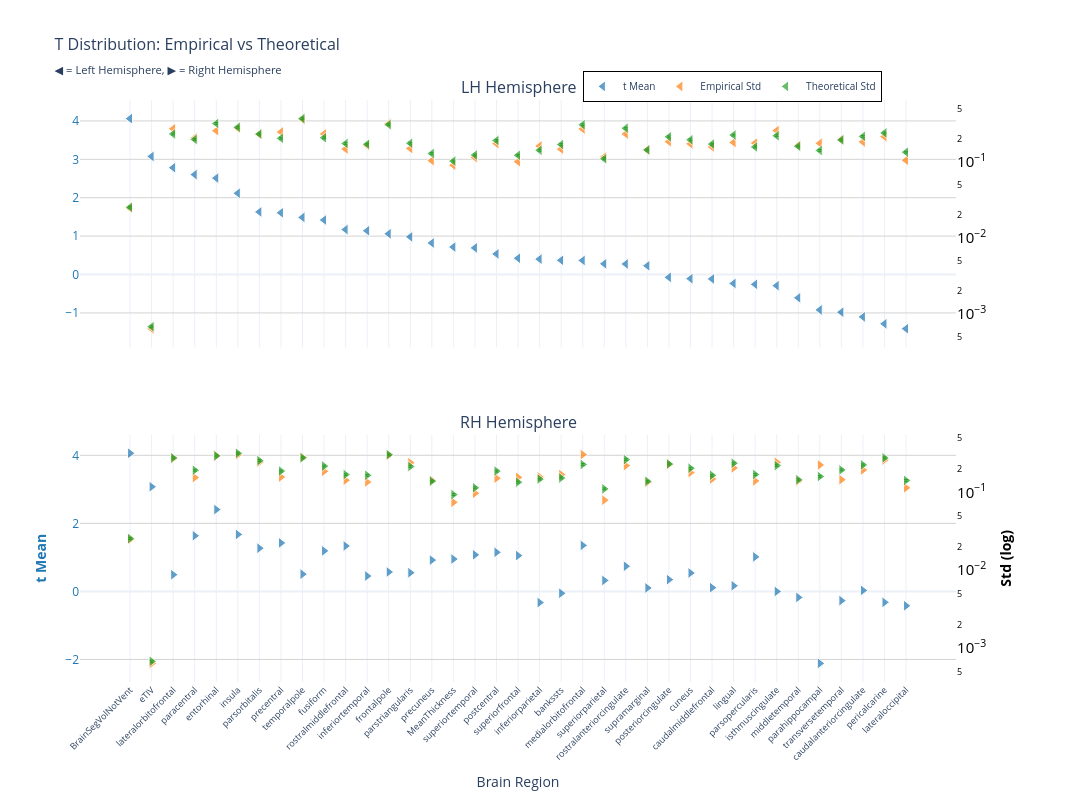
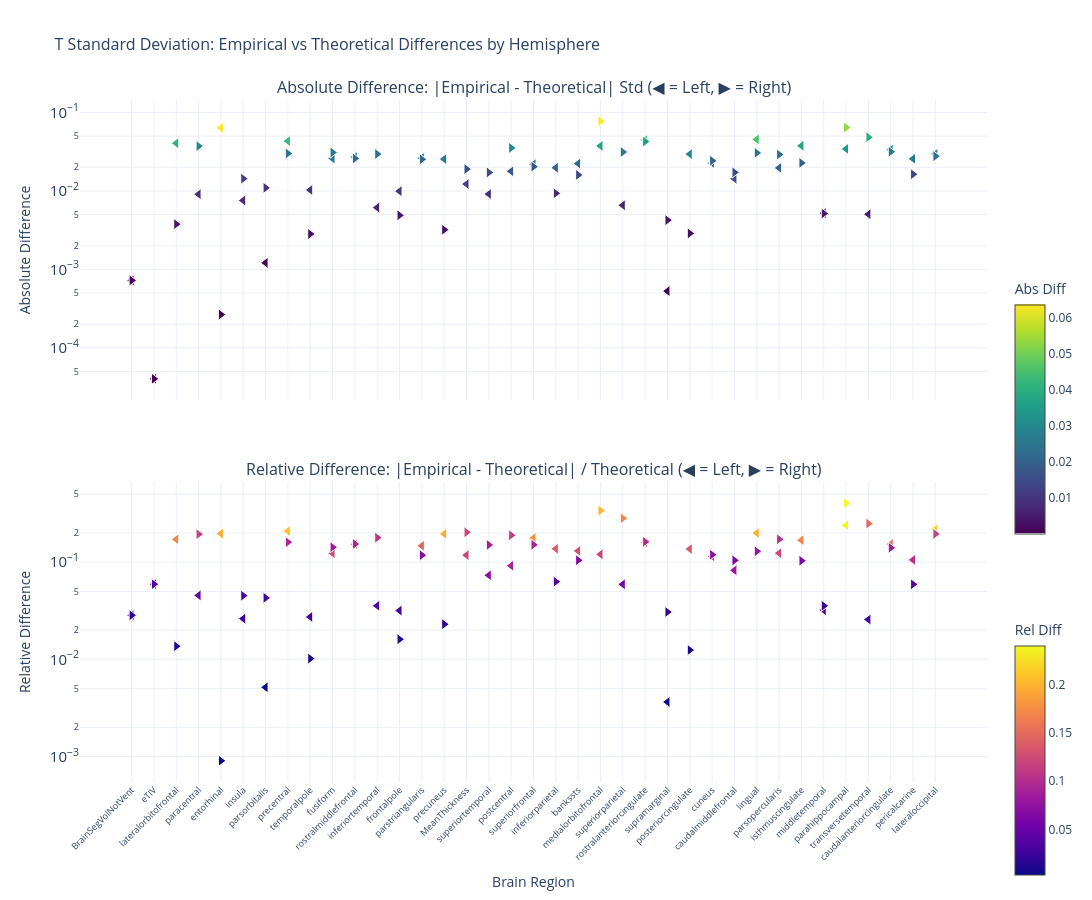

Write notebook code for charts like these, in order.
### Markdown cell above
### t-statistic

### Code cell
nu_nav = df_npvr[(df_npvr["timepoint"] == "baseline") & (df_npvr["group"] == "HC-PD")]
data_path = stats_dir / f"student_baseline_{METRIC}.parquet"
df, stats = get_test_stats(
    data_path, stat_functions_F, nu_nav, hemisphere=True, study="baseline"
)
show_figure(stats, hemisphere=True, stat_name="t", study="baseline", metric=METRIC)

### Figure 1 — Plotly figure (JSON) as saved in the notebook; plotly's stock layout.template omitted (floating-point values rounded to 4 significant figures)
{"data": [{"hovertemplate": "<b>%{x}</b><br>Mean t: %{y:.2f}<br><extra></extra>", "legendgroup": "mean", "marker": {"color": "#1f77b4", "line": {"color": "white", "width": 1}, "opacity": 0.7, "size": 10, "symbol": "triangle-left"}, "mode": "markers", "name": "t Mean", "showlegend": true, "type": "scatter", "x": ["BrainSegVolNotVent", "eTIV", "lateralorbitofrontal", "paracentral", "entorhinal", "insula", "parsorbitalis", "precentral", "temporalpole", "fusiform", "rostralmiddlefrontal", "inferiortemporal", "frontalpole", "parstriangularis", "precuneus", "MeanThickness", "superiortemporal", "postcentral", "superiorfrontal", "inferiorparietal", "bankssts", "medialorbitofrontal", "superiorparietal", "rostralanteriorcingulate", "supramarginal", "posteriorcingulate", "cuneus", "caudalmiddlefrontal", "lingual", "parsopercularis", "isthmuscingulate", "middletemporal", "parahippocampal", "transversetemporal", "caudalanteriorcingulate", "pericalcarine", "lateraloccipital"], "xaxis": "x", "y": [4.06, 3.076, 2.782, 2.602, 2.511, 2.117, 1.63, 1.607, 1.488, 1.419, 1.17, 1.14, 1.061, 0.9804, 0.8205, 0.7151, 0.6934, 0.5369, 0.4238, 0.4003, 0.3697, 0.3659, 0.2778, 0.2739, 0.2273, -0.07438, -0.1085, -0.1155, -0.2336, -0.2568, -0.2907, -0.6081, -0.9213, -0.981, -1.104, -1.284, -1.412], "yaxis": "y"}, {"hovertemplate": "<b>%{x}</b><br>Empirical Std: %{y:.3f}<br><extra></extra>", "legendgroup": "empirical", "marker": {"color": "#ff7f0e", "line": {"color": "white", "width": 1}, "opacity": 0.7, "size": 10, "symbol": "triangle-left"}, "mode": "markers", "name": "Empirical Std", "showlegend": true, "type": "scatter", "x": ["BrainSegVolNotVent", "eTIV", "lateralorbitofrontal", "paracentral", "entorhinal", "insula", "parsorbitalis", "precentral", "temporalpole", "fusiform", "rostralmiddlefrontal", "inferiortemporal", "frontalpole", "parstriangularis", "precuneus", "MeanThickness", "superiortemporal", "postcentral", "superiorfrontal", "inferiorparietal", "bankssts", "medialorbitofrontal", "superiorparietal", "rostralanteriorcingulate", "supramarginal", "posteriorcingulate", "cuneus", "caudalmiddlefrontal", "lingual", "parsopercularis", "isthmuscingulate", "middletemporal", "parahippocampal", "transversetemporal", "caudalanteriorcingulate", "pericalcarine", "lateraloccipital"], "xaxis": "x", "y": [0.02471, 0.0006372, 0.2758, 0.2084, 0.2596, 0.2803, 0.2334, 0.2497, 0.3647, 0.2354, 0.1492, 0.1659, 0.3222, 0.1514, 0.1046, 0.09108, 0.115, 0.1756, 0.1015, 0.1631, 0.1485, 0.2734, 0.1173, 0.2355, 0.1455, 0.1862, 0.1744, 0.1587, 0.182, 0.1782, 0.2607, 0.1672, 0.1771, 0.201, 0.1849, 0.2171, 0.1057], "yaxis": "y2"}, {"error_y": {"array": [0.0007126, 1.898e-05, 0.006592, 0.005583, 0.009058, 0.008066, 0.006574, 0.005786, 0.01051, 0.005869, 0.004934, 0.004821, 0.00875, 0.004977, 0.003644, 0.002895, 0.003478, 0.005418, 0.003457, 0.004019, 0.004786, 0.008711, 0.003102, 0.007843, 0.004061, 0.006041, 0.00552, 0.004848, 0.006372, 0.004443, 0.006251, 0.004538, 0.004, 0.005491, 0.006122, 0.006802, 0.003793], "arrayminus": [0.0006929, 1.846e-05, 0.00641, 0.005429, 0.008807, 0.007842, 0.006391, 0.005625, 0.01021, 0.005706, 0.004798, 0.004687, 0.008507, 0.004839, 0.003543, 0.002814, 0.003382, 0.005268, 0.003361, 0.003907, 0.004653, 0.00847, 0.003016, 0.007626, 0.003948, 0.005874, 0.005367, 0.004714, 0.006195, 0.00432, 0.006078, 0.004413, 0.003889, 0.005339, 0.005953, 0.006614, 0.003688], "color": "#2ca02c", "thickness": 1, "type": "data", "visible": true, "width": 2}, "hovertemplate": "<b>%{x}</b><br>Theoretical Std: %{y:.3f}<br><extra></extra>", "legendgroup": "theoretical", "marker": {"color": "#2ca02c", "line": {"color": "white", "width": 1}, "opacity": 0.7, "size": 10, "symbol": "triangle-left"}, "mode": "markers", "name": "Theoretical Std", "showlegend": true, "type": "scatter", "x": ["BrainSegVolNotVent", "eTIV", "lateralorbitofrontal", "paracentral", "entorhinal", "insula", "parsorbitalis", "precentral", "temporalpole", "fusiform", "rostralmiddlefrontal", "inferiortemporal", "frontalpole", "parstriangularis", "precuneus", "MeanThickness", "superiortemporal", "postcentral", "superiorfrontal", "inferiorparietal", "bankssts", "medialorbitofrontal", "superiorparietal", "rostralanteriorcingulate", "supramarginal", "posteriorcingulate", "cuneus", "caudalmiddlefrontal", "lingual", "parsopercularis", "isthmuscingulate", "middletemporal", "parahippocampal", "transversetemporal", "caudalanteriorcingulate", "pericalcarine", "lateraloccipital"], "xaxis": "x", "y": [0.02543, 0.0006775, 0.2353, 0.1993, 0.3233, 0.2879, 0.2346, 0.2065, 0.375, 0.2095, 0.1761, 0.1721, 0.3123, 0.1776, 0.1301, 0.1033, 0.1241, 0.1934, 0.1234, 0.1434, 0.1708, 0.3109, 0.1107, 0.2799, 0.1449, 0.2156, 0.197, 0.173, 0.2274, 0.1586, 0.2231, 0.162, 0.1428, 0.196, 0.2185, 0.2428, 0.1354], "yaxis": "y2"}, {"hovertemplate": "<b>%{x}</b><br>Mean t: %{y:.2f}<br><extra></extra>", "legendgroup": "mean", "marker": {"color": "#1f77b4", "line": {"color": "white", "width": 1}, "opacity": 0.7, "size": 10, "symbol": "triangle-right"}, "mode": "markers", "name": "t Mean", "showlegend": false, "type": "scatter", "x": ["BrainSegVolNotVent", "eTIV", "entorhinal", "insula", "paracentral", "precentral", "medialorbitofrontal", "rostralmiddlefrontal", "parsorbitalis", "fusiform", "postcentral", "superiortemporal", "superiorfrontal", "parsopercularis", "MeanThickness", "precuneus", "rostralanteriorcingulate", "frontalpole", "parstriangularis", "cuneus", "temporalpole", "lateralorbitofrontal", "inferiortemporal", "posteriorcingulate", "superiorparietal", "lingual", "caudalmiddlefrontal", "supramarginal", "caudalanteriorcingulate", "isthmuscingulate", "bankssts", "middletemporal", "transversetemporal", "pericalcarine", "inferiorparietal", "lateraloccipital", "parahippocampal"], "xaxis": "x2", "y": [4.06, 3.076, 2.404, 1.674, 1.636, 1.426, 1.353, 1.336, 1.27, 1.191, 1.148, 1.075, 1.052, 1.015, 0.9504, 0.9193, 0.7399, 0.5704, 0.5487, 0.5415, 0.5076, 0.4906, 0.4517, 0.346, 0.3222, 0.1654, 0.1094, 0.1018, 0.02959, -0.001283, -0.05423, -0.1767, -0.2714, -0.3224, -0.3278, -0.4232, -2.116], "yaxis": "y3"}, {"hovertemplate": "<b>%{x}</b><br>Empirical Std: %{y:.3f}<br><extra></extra>", "legendgroup": "empirical", "marker": {"color": "#ff7f0e", "line": {"color": "white", "width": 1}, "opacity": 0.7, "size": 10, "symbol": "triangle-right"}, "mode": "markers", "name": "Empirical Std", "showlegend": false, "type": "scatter", "x": ["BrainSegVolNotVent", "eTIV", "entorhinal", "insula", "paracentral", "precentral", "medialorbitofrontal", "rostralmiddlefrontal", "parsorbitalis", "fusiform", "postcentral", "superiortemporal", "superiorfrontal", "parsopercularis", "MeanThickness", "precuneus", "rostralanteriorcingulate", "frontalpole", "parstriangularis", "cuneus", "temporalpole", "lateralorbitofrontal", "inferiortemporal", "posteriorcingulate", "superiorparietal", "lingual", "caudalmiddlefrontal", "supramarginal", "caudalanteriorcingulate", "isthmuscingulate", "bankssts", "middletemporal", "transversetemporal", "pericalcarine", "inferiorparietal", "lateraloccipital", "parahippocampal"], "xaxis": "x2", "y": [0.02471, 0.0006372, 0.2933, 0.302, 0.1543, 0.1567, 0.3046, 0.1425, 0.2435, 0.1855, 0.1514, 0.09688, 0.155, 0.1398, 0.07431, 0.1421, 0.2197, 0.2981, 0.2393, 0.179, 0.2799, 0.2721, 0.1355, 0.2277, 0.07916, 0.2054, 0.1477, 0.1338, 0.1929, 0.2424, 0.1684, 0.1394, 0.1451, 0.2595, 0.157, 0.114, 0.2239], "yaxis": "y4"}, {"error_y": {"array": [0.0007126, 1.898e-05, 0.008209, 0.008864, 0.005366, 0.005233, 0.006369, 0.00472, 0.00713, 0.006064, 0.005232, 0.003196, 0.003773, 0.004732, 0.002613, 0.003892, 0.007349, 0.008488, 0.005996, 0.005694, 0.007764, 0.007729, 0.004622, 0.006461, 0.003095, 0.006611, 0.004621, 0.003867, 0.006289, 0.006154, 0.004271, 0.00405, 0.00542, 0.007727, 0.004137, 0.003971, 0.004463], "arrayminus": [0.0006929, 1.846e-05, 0.007982, 0.008618, 0.005217, 0.005088, 0.006193, 0.004589, 0.006932, 0.005896, 0.005087, 0.003108, 0.003669, 0.004601, 0.002541, 0.003784, 0.007146, 0.008253, 0.00583, 0.005536, 0.007549, 0.007515, 0.004494, 0.006282, 0.00301, 0.006428, 0.004493, 0.00376, 0.006115, 0.005983, 0.004153, 0.003938, 0.00527, 0.007513, 0.004023, 0.003861, 0.00434], "color": "#2ca02c", "thickness": 1, "type": "data", "visible": true, "width": 2}, "hovertemplate": "<b>%{x}</b><br>Theoretical Std: %{y:.3f}<br><extra></extra>", "legendgroup": "theoretical", "marker": {"color": "#2ca02c", "line": {"color": "white", "width": 1}, "opacity": 0.7, "size": 10, "symbol": "triangle-right"}, "mode": "markers", "name": "Theoretical Std", "showlegend": false, "type": "scatter", "x": ["BrainSegVolNotVent", "eTIV", "entorhinal", "insula", "paracentral", "precentral", "medialorbitofrontal", "rostralmiddlefrontal", "parsorbitalis", "fusiform", "postcentral", "superiortemporal", "superiorfrontal", "parsopercularis", "MeanThickness", "precuneus", "rostralanteriorcingulate", "frontalpole", "parstriangularis", "cuneus", "temporalpole", "lateralorbitofrontal", "inferiortemporal", "posteriorcingulate", "superiorparietal", "lingual", "caudalmiddlefrontal", "supramarginal", "caudalanteriorcingulate", "isthmuscingulate", "bankssts", "middletemporal", "transversetemporal", "pericalcarine", "inferiorparietal", "lateraloccipital", "parahippocampal"], "xaxis": "x2", "y": [0.02543, 0.0006775, 0.293, 0.3164, 0.1915, 0.1868, 0.2273, 0.1684, 0.2545, 0.2164, 0.1867, 0.1141, 0.1347, 0.1689, 0.09327, 0.1389, 0.2623, 0.303, 0.214, 0.2032, 0.2771, 0.2759, 0.165, 0.2306, 0.1105, 0.236, 0.1649, 0.138, 0.2245, 0.2196, 0.1524, 0.1446, 0.1935, 0.2758, 0.1477, 0.1417, 0.1593], "yaxis": "y4"}], "layout": {"annotations": [{"font": {"size": 16}, "showarrow": false, "text": "LH Hemisphere", "x": 0.47, "xanchor": "center", "xref": "paper", "y": 1, "yanchor": "bottom", "yref": "paper"}, {"font": {"size": 16}, "showarrow": false, "text": "RH Hemisphere", "x": 0.47, "xanchor": "center", "xref": "paper", "y": 0.425, "yanchor": "bottom", "yref": "paper"}], "height": 800, "hovermode": "x", "legend": {"bgcolor": "rgba(255, 255, 255, 0.9)", "bordercolor": "black", "borderwidth": 1, "font": {"size": 10}, "orientation": "h", "x": 0.7, "xanchor": "center", "y": 1.05}, "title": {"font": {"size": 16}, "text": "T Distribution: Empirical vs Theoretical<br><sub>◀ = Left Hemisphere, ▶ = Right Hemisphere</sub>"}, "width": 1400, "xaxis": {"anchor": "y", "domain": [0, 0.94], "matches": "x2", "showticklabels": false}, "xaxis2": {"anchor": "y3", "domain": [0, 0.94], "tickangle": -45, "tickfont": {"size": 9}, "title": {"text": "Brain Region"}}, "yaxis": {"anchor": "x", "domain": [0.575, 1], "gridcolor": "lightgray", "showgrid": true, "tickfont": {"color": "#1f77b4"}, "title": {"font": {"color": "#1f77b4"}, "text": ""}}, "yaxis2": {"anchor": "x", "exponentformat": "power", "overlaying": "y", "showgrid": false, "side": "right", "tickfont": {"color": "black"}, "title": {"font": {"color": "black"}, "text": ""}, "type": "log"}, "yaxis3": {"anchor": "x2", "domain": [0, 0.425], "gridcolor": "lightgray", "showgrid": true, "tickfont": {"color": "#1f77b4"}, "title": {"font": {"color": "#1f77b4"}, "text": "<b>t Mean</b>"}}, "yaxis4": {"anchor": "x2", "exponentformat": "power", "overlaying": "y3", "showgrid": false, "side": "right", "tickfont": {"color": "black"}, "title": {"font": {"color": "black"}, "text": "<b>Std (log)</b>"}, "type": "log"}}}

### Figure 2 — Plotly figure (JSON) as saved in the notebook; plotly's stock layout.template omitted (floating-point values rounded to 4 significant figures)
{"data": [{"hovertemplate": "<b>%{x}</b><br>Hemisphere: %{text}<br>Abs Diff: %{y:.4f}<br><extra></extra>", "legendgroup": "abs_lh", "marker": {"color": [0.0007237, 4.026e-05, 0.04051, 0.009083, 0.06366, 0.007562, 0.001211, 0.04318, 0.01027, 0.0259, 0.02696, 0.006126, 0.009927, 0.02623, 0.02546, 0.01223, 0.009118, 0.01779, 0.02184, 0.01972, 0.02233, 0.03748, 0.00656, 0.04443, 0.0005283, 0.02947, 0.02265, 0.0143, 0.04539, 0.01966, 0.03758, 0.005196, 0.0343, 0.005045, 0.03361, 0.02567, 0.02964], "colorbar": {"len": 0.4, "title": {"text": "Abs Diff"}, "y": 0.75, "yanchor": "top"}, "colorscale": [[0, "#440154"], [0.1111, "#482878"], [0.2222, "#3e4989"], [0.3333, "#31688e"], [0.4444, "#26828e"], [0.5556, "#1f9e89"], [0.6667, "#35b779"], [0.7778, "#6ece58"], [0.8889, "#b5de2b"], [1, "#fde725"]], "line": {"color": "white", "width": 1}, "showscale": true, "size": 10, "symbol": "triangle-left"}, "mode": "markers", "name": "Absolute (lh)", "showlegend": false, "text": ["lh", "lh", "lh", "lh", "lh", "lh", "lh", "lh", "lh", "lh", "lh", "lh", "lh", "lh", "lh", "lh", "lh", "lh", "lh", "lh", "lh", "lh", "lh", "lh", "lh", "lh", "lh", "lh", "lh", "lh", "lh", "lh", "lh", "lh", "lh", "lh", "lh"], "type": "scatter", "x": ["BrainSegVolNotVent", "eTIV", "lateralorbitofrontal", "paracentral", "entorhinal", "insula", "parsorbitalis", "precentral", "temporalpole", "fusiform", "rostralmiddlefrontal", "inferiortemporal", "frontalpole", "parstriangularis", "precuneus", "MeanThickness", "superiortemporal", "postcentral", "superiorfrontal", "inferiorparietal", "bankssts", "medialorbitofrontal", "superiorparietal", "rostralanteriorcingulate", "supramarginal", "posteriorcingulate", "cuneus", "caudalmiddlefrontal", "lingual", "parsopercularis", "isthmuscingulate", "middletemporal", "parahippocampal", "transversetemporal", "caudalanteriorcingulate", "pericalcarine", "lateraloccipital"], "xaxis": "x", "y": [0.0007237, 4.026e-05, 0.04051, 0.009083, 0.06366, 0.007562, 0.001211, 0.04318, 0.01027, 0.0259, 0.02696, 0.006126, 0.009927, 0.02623, 0.02546, 0.01223, 0.009118, 0.01779, 0.02184, 0.01972, 0.02233, 0.03748, 0.00656, 0.04443, 0.0005283, 0.02947, 0.02265, 0.0143, 0.04539, 0.01966, 0.03758, 0.005196, 0.0343, 0.005045, 0.03361, 0.02567, 0.02964], "yaxis": "y"}, {"hovertemplate": "<b>%{x}</b><br>Hemisphere: %{text}<br>Rel Diff: %{y:.2%}<br><extra></extra>", "legendgroup": "rel_lh", "marker": {"color": [0.02845, 0.05943, 0.1722, 0.04558, 0.1969, 0.02627, 0.005162, 0.2091, 0.02738, 0.1237, 0.1531, 0.0356, 0.03179, 0.1476, 0.1957, 0.1184, 0.07345, 0.09201, 0.177, 0.1375, 0.1307, 0.1206, 0.05925, 0.1587, 0.003645, 0.1367, 0.115, 0.08263, 0.1996, 0.124, 0.1685, 0.03208, 0.2403, 0.02574, 0.1538, 0.1057, 0.219], "colorbar": {"len": 0.4, "title": {"text": "Rel Diff"}, "y": 0.25, "yanchor": "top"}, "colorscale": [[0, "#0d0887"], [0.1111, "#46039f"], [0.2222, "#7201a8"], [0.3333, "#9c179e"], [0.4444, "#bd3786"], [0.5556, "#d8576b"], [0.6667, "#ed7953"], [0.7778, "#fb9f3a"], [0.8889, "#fdca26"], [1, "#f0f921"]], "line": {"color": "white", "width": 1}, "showscale": true, "size": 10, "symbol": "triangle-left"}, "mode": "markers", "name": "Relative (lh)", "showlegend": false, "text": ["lh", "lh", "lh", "lh", "lh", "lh", "lh", "lh", "lh", "lh", "lh", "lh", "lh", "lh", "lh", "lh", "lh", "lh", "lh", "lh", "lh", "lh", "lh", "lh", "lh", "lh", "lh", "lh", "lh", "lh", "lh", "lh", "lh", "lh", "lh", "lh", "lh"], "type": "scatter", "x": ["BrainSegVolNotVent", "eTIV", "lateralorbitofrontal", "paracentral", "entorhinal", "insula", "parsorbitalis", "precentral", "temporalpole", "fusiform", "rostralmiddlefrontal", "inferiortemporal", "frontalpole", "parstriangularis", "precuneus", "MeanThickness", "superiortemporal", "postcentral", "superiorfrontal", "inferiorparietal", "bankssts", "medialorbitofrontal", "superiorparietal", "rostralanteriorcingulate", "supramarginal", "posteriorcingulate", "cuneus", "caudalmiddlefrontal", "lingual", "parsopercularis", "isthmuscingulate", "middletemporal", "parahippocampal", "transversetemporal", "caudalanteriorcingulate", "pericalcarine", "lateraloccipital"], "xaxis": "x2", "y": [0.02845, 0.05943, 0.1722, 0.04558, 0.1969, 0.02627, 0.005162, 0.2091, 0.02738, 0.1237, 0.1531, 0.0356, 0.03179, 0.1476, 0.1957, 0.1184, 0.07345, 0.09201, 0.177, 0.1375, 0.1307, 0.1206, 0.05925, 0.1587, 0.003645, 0.1367, 0.115, 0.08263, 0.1996, 0.124, 0.1685, 0.03208, 0.2403, 0.02574, 0.1538, 0.1057, 0.219], "yaxis": "y2"}, {"hovertemplate": "<b>%{x}</b><br>Hemisphere: %{text}<br>Abs Diff: %{y:.4f}<br><extra></extra>", "legendgroup": "abs_rh", "marker": {"color": [0.0007237, 4.026e-05, 0.0002654, 0.01433, 0.03725, 0.03004, 0.07728, 0.02595, 0.01094, 0.0309, 0.03536, 0.0172, 0.02037, 0.02912, 0.01897, 0.0032, 0.04259, 0.004886, 0.0253, 0.02427, 0.002823, 0.003771, 0.0295, 0.002875, 0.03132, 0.03055, 0.01724, 0.004243, 0.03157, 0.02274, 0.01599, 0.005146, 0.04836, 0.01634, 0.009319, 0.02773, 0.06456], "colorbar": {"len": 0.4, "title": {"text": "Abs Diff"}, "y": 0.75, "yanchor": "top"}, "colorscale": [[0, "#440154"], [0.1111, "#482878"], [0.2222, "#3e4989"], [0.3333, "#31688e"], [0.4444, "#26828e"], [0.5556, "#1f9e89"], [0.6667, "#35b779"], [0.7778, "#6ece58"], [0.8889, "#b5de2b"], [1, "#fde725"]], "line": {"color": "white", "width": 1}, "showscale": false, "size": 10, "symbol": "triangle-right"}, "mode": "markers", "name": "Absolute (rh)", "showlegend": false, "text": ["rh", "rh", "rh", "rh", "rh", "rh", "rh", "rh", "rh", "rh", "rh", "rh", "rh", "rh", "rh", "rh", "rh", "rh", "rh", "rh", "rh", "rh", "rh", "rh", "rh", "rh", "rh", "rh", "rh", "rh", "rh", "rh", "rh", "rh", "rh", "rh", "rh"], "type": "scatter", "x": ["BrainSegVolNotVent", "eTIV", "entorhinal", "insula", "paracentral", "precentral", "medialorbitofrontal", "rostralmiddlefrontal", "parsorbitalis", "fusiform", "postcentral", "superiortemporal", "superiorfrontal", "parsopercularis", "MeanThickness", "precuneus", "rostralanteriorcingulate", "frontalpole", "parstriangularis", "cuneus", "temporalpole", "lateralorbitofrontal", "inferiortemporal", "posteriorcingulate", "superiorparietal", "lingual", "caudalmiddlefrontal", "supramarginal", "caudalanteriorcingulate", "isthmuscingulate", "bankssts", "middletemporal", "transversetemporal", "pericalcarine", "inferiorparietal", "lateraloccipital", "parahippocampal"], "xaxis": "x", "y": [0.0007237, 4.026e-05, 0.0002654, 0.01433, 0.03725, 0.03004, 0.07728, 0.02595, 0.01094, 0.0309, 0.03536, 0.0172, 0.02037, 0.02912, 0.01897, 0.0032, 0.04259, 0.004886, 0.0253, 0.02427, 0.002823, 0.003771, 0.0295, 0.002875, 0.03132, 0.03055, 0.01724, 0.004243, 0.03157, 0.02274, 0.01599, 0.005146, 0.04836, 0.01634, 0.009319, 0.02773, 0.06456], "yaxis": "y"}, {"hovertemplate": "<b>%{x}</b><br>Hemisphere: %{text}<br>Rel Diff: %{y:.2%}<br><extra></extra>", "legendgroup": "rel_rh", "marker": {"color": [0.02845, 0.05943, 0.0009057, 0.04529, 0.1945, 0.1609, 0.34, 0.154, 0.04298, 0.1428, 0.1893, 0.1508, 0.1512, 0.1724, 0.2034, 0.02303, 0.1624, 0.01613, 0.1182, 0.1194, 0.01019, 0.01367, 0.1789, 0.01247, 0.2835, 0.1295, 0.1045, 0.03074, 0.1406, 0.1035, 0.1049, 0.0356, 0.25, 0.05926, 0.06311, 0.1957, 0.4053], "colorbar": {"len": 0.4, "title": {"text": "Rel Diff"}, "y": 0.25, "yanchor": "top"}, "colorscale": [[0, "#0d0887"], [0.1111, "#46039f"], [0.2222, "#7201a8"], [0.3333, "#9c179e"], [0.4444, "#bd3786"], [0.5556, "#d8576b"], [0.6667, "#ed7953"], [0.7778, "#fb9f3a"], [0.8889, "#fdca26"], [1, "#f0f921"]], "line": {"color": "white", "width": 1}, "showscale": false, "size": 10, "symbol": "triangle-right"}, "mode": "markers", "name": "Relative (rh)", "showlegend": false, "text": ["rh", "rh", "rh", "rh", "rh", "rh", "rh", "rh", "rh", "rh", "rh", "rh", "rh", "rh", "rh", "rh", "rh", "rh", "rh", "rh", "rh", "rh", "rh", "rh", "rh", "rh", "rh", "rh", "rh", "rh", "rh", "rh", "rh", "rh", "rh", "rh", "rh"], "type": "scatter", "x": ["BrainSegVolNotVent", "eTIV", "entorhinal", "insula", "paracentral", "precentral", "medialorbitofrontal", "rostralmiddlefrontal", "parsorbitalis", "fusiform", "postcentral", "superiortemporal", "superiorfrontal", "parsopercularis", "MeanThickness", "precuneus", "rostralanteriorcingulate", "frontalpole", "parstriangularis", "cuneus", "temporalpole", "lateralorbitofrontal", "inferiortemporal", "posteriorcingulate", "superiorparietal", "lingual", "caudalmiddlefrontal", "supramarginal", "caudalanteriorcingulate", "isthmuscingulate", "bankssts", "middletemporal", "transversetemporal", "pericalcarine", "inferiorparietal", "lateraloccipital", "parahippocampal"], "xaxis": "x2", "y": [0.02845, 0.05943, 0.0009057, 0.04529, 0.1945, 0.1609, 0.34, 0.154, 0.04298, 0.1428, 0.1893, 0.1508, 0.1512, 0.1724, 0.2034, 0.02303, 0.1624, 0.01613, 0.1182, 0.1194, 0.01019, 0.01367, 0.1789, 0.01247, 0.2835, 0.1295, 0.1045, 0.03074, 0.1406, 0.1035, 0.1049, 0.0356, 0.25, 0.05926, 0.06311, 0.1957, 0.4053], "yaxis": "y2"}], "layout": {"annotations": [{"font": {"size": 16}, "showarrow": false, "text": "Absolute Difference: |Empirical - Theoretical| Std (◀ = Left, ▶ = Right)", "x": 0.5, "xanchor": "center", "xref": "paper", "y": 1, "yanchor": "bottom", "yref": "paper"}, {"font": {"size": 16}, "showarrow": false, "text": "Relative Difference: |Empirical - Theoretical| / Theoretical (◀ = Left, ▶ = Right)", "x": 0.5, "xanchor": "center", "xref": "paper", "y": 0.44, "yanchor": "bottom", "yref": "paper"}], "height": 900, "hovermode": "x unified", "showlegend": false, "title": {"font": {"size": 16}, "text": "T Standard Deviation: Empirical vs Theoretical Differences by Hemisphere"}, "width": 1400, "xaxis": {"anchor": "y", "domain": [0, 1], "showticklabels": false}, "xaxis2": {"anchor": "y2", "domain": [0, 1], "tickangle": -45, "tickfont": {"size": 9}, "title": {"text": "Brain Region"}}, "yaxis": {"anchor": "x", "domain": [0.56, 1], "exponentformat": "power", "title": {"text": "Absolute Difference"}, "type": "log"}, "yaxis2": {"anchor": "x2", "domain": [0, 0.44], "exponentformat": "power", "title": {"text": "Relative Difference"}, "type": "log"}}}
